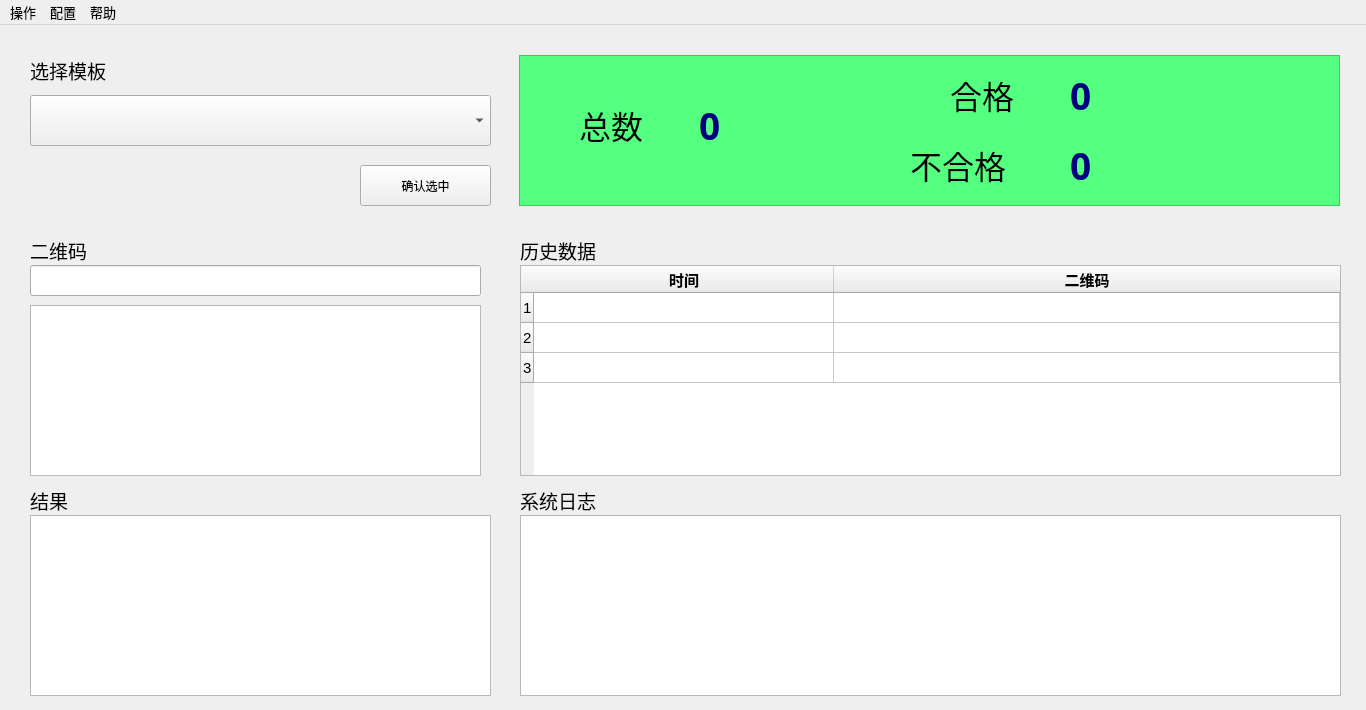
<?xml version="1.0" encoding="UTF-8"?>
<ui version="4.0">
 <class>MainWindow</class>
 <widget class="QMainWindow" name="MainWindow">
  <property name="geometry">
   <rect>
    <x>0</x>
    <y>0</y>
    <width>1366</width>
    <height>710</height>
   </rect>
  </property>
  <property name="windowTitle">
   <string>MainWindow</string>
  </property>
  <widget class="QWidget" name="centralwidget">
   <widget class="QPushButton" name="selectTmpl">
    <property name="geometry">
     <rect>
      <x>360</x>
      <y>140</y>
      <width>131</width>
      <height>41</height>
     </rect>
    </property>
    <property name="font">
     <font>
      <family>微软雅黑</family>
     </font>
    </property>
    <property name="text">
     <string>确认选中</string>
    </property>
   </widget>
   <widget class="QComboBox" name="templete">
    <property name="enabled">
     <bool>true</bool>
    </property>
    <property name="geometry">
     <rect>
      <x>30</x>
      <y>70</y>
      <width>461</width>
      <height>51</height>
     </rect>
    </property>
    <property name="font">
     <font>
      <family>微软雅黑</family>
      <pointsize>12</pointsize>
     </font>
    </property>
   </widget>
   <widget class="QLabel" name="label">
    <property name="geometry">
     <rect>
      <x>30</x>
      <y>30</y>
      <width>121</width>
      <height>31</height>
     </rect>
    </property>
    <property name="font">
     <font>
      <family>微软雅黑</family>
      <pointsize>14</pointsize>
      <weight>50</weight>
      <bold>false</bold>
     </font>
    </property>
    <property name="text">
     <string>选择模板</string>
    </property>
   </widget>
   <widget class="QLabel" name="label_2">
    <property name="geometry">
     <rect>
      <x>950</x>
      <y>40</y>
      <width>101</width>
      <height>60</height>
     </rect>
    </property>
    <property name="font">
     <font>
      <family>微软雅黑</family>
      <pointsize>24</pointsize>
      <weight>50</weight>
      <bold>false</bold>
     </font>
    </property>
    <property name="text">
     <string>合格 </string>
    </property>
   </widget>
   <widget class="QLabel" name="label_3">
    <property name="geometry">
     <rect>
      <x>910</x>
      <y>110</y>
      <width>141</width>
      <height>60</height>
     </rect>
    </property>
    <property name="font">
     <font>
      <family>微软雅黑</family>
      <pointsize>24</pointsize>
      <weight>50</weight>
      <bold>false</bold>
     </font>
    </property>
    <property name="text">
     <string>不合格  </string>
    </property>
   </widget>
   <widget class="QLabel" name="okNumber">
    <property name="geometry">
     <rect>
      <x>1070</x>
      <y>40</y>
      <width>120</width>
      <height>60</height>
     </rect>
    </property>
    <property name="font">
     <font>
      <family>微软雅黑</family>
      <pointsize>28</pointsize>
      <weight>75</weight>
      <bold>true</bold>
     </font>
    </property>
    <property name="styleSheet">
     <string notr="true">color: rgb(0, 0, 127);</string>
    </property>
    <property name="text">
     <string>0</string>
    </property>
   </widget>
   <widget class="QLabel" name="nokNumber">
    <property name="geometry">
     <rect>
      <x>1070</x>
      <y>110</y>
      <width>141</width>
      <height>60</height>
     </rect>
    </property>
    <property name="font">
     <font>
      <family>微软雅黑</family>
      <pointsize>28</pointsize>
      <weight>75</weight>
      <bold>true</bold>
     </font>
    </property>
    <property name="styleSheet">
     <string notr="true">color: rgb(0, 0, 127);</string>
    </property>
    <property name="text">
     <string>0</string>
    </property>
   </widget>
   <widget class="QTextEdit" name="sysLog">
    <property name="enabled">
     <bool>true</bool>
    </property>
    <property name="geometry">
     <rect>
      <x>520</x>
      <y>490</y>
      <width>821</width>
      <height>181</height>
     </rect>
    </property>
    <property name="font">
     <font>
      <family>微软雅黑</family>
      <pointsize>11</pointsize>
      <weight>50</weight>
      <bold>false</bold>
     </font>
    </property>
    <property name="focusPolicy">
     <enum>Qt::NoFocus</enum>
    </property>
   </widget>
   <widget class="QLabel" name="label_6">
    <property name="geometry">
     <rect>
      <x>520</x>
      <y>210</y>
      <width>121</width>
      <height>31</height>
     </rect>
    </property>
    <property name="font">
     <font>
      <family>微软雅黑</family>
      <pointsize>14</pointsize>
     </font>
    </property>
    <property name="text">
     <string>历史数据</string>
    </property>
   </widget>
   <widget class="QLabel" name="label_7">
    <property name="geometry">
     <rect>
      <x>520</x>
      <y>460</y>
      <width>121</width>
      <height>31</height>
     </rect>
    </property>
    <property name="font">
     <font>
      <family>微软雅黑</family>
      <pointsize>14</pointsize>
     </font>
    </property>
    <property name="text">
     <string>系统日志</string>
    </property>
   </widget>
   <widget class="QLabel" name="iconStatus">
    <property name="geometry">
     <rect>
      <x>1230</x>
      <y>60</y>
      <width>100</width>
      <height>100</height>
     </rect>
    </property>
    <property name="layoutDirection">
     <enum>Qt::LeftToRight</enum>
    </property>
    <property name="autoFillBackground">
     <bool>false</bool>
    </property>
    <property name="text">
     <string/>
    </property>
    <property name="pixmap">
     <pixmap>:/img/ok_70.8px.png</pixmap>
    </property>
    <property name="scaledContents">
     <bool>true</bool>
    </property>
   </widget>
   <widget class="QFrame" name="frame">
    <property name="geometry">
     <rect>
      <x>519</x>
      <y>30</y>
      <width>821</width>
      <height>151</height>
     </rect>
    </property>
    <property name="styleSheet">
     <string notr="true">background-color: rgb(85, 255, 127);</string>
    </property>
    <property name="frameShape">
     <enum>QFrame::StyledPanel</enum>
    </property>
    <property name="frameShadow">
     <enum>QFrame::Raised</enum>
    </property>
    <widget class="QLabel" name="label_4">
     <property name="geometry">
      <rect>
       <x>60</x>
       <y>40</y>
       <width>101</width>
       <height>60</height>
      </rect>
     </property>
     <property name="font">
      <font>
       <family>微软雅黑</family>
       <pointsize>24</pointsize>
       <weight>50</weight>
       <bold>false</bold>
      </font>
     </property>
     <property name="text">
      <string>总数</string>
     </property>
    </widget>
    <widget class="QLabel" name="totalNumber">
     <property name="geometry">
      <rect>
       <x>180</x>
       <y>40</y>
       <width>120</width>
       <height>60</height>
      </rect>
     </property>
     <property name="font">
      <font>
       <family>微软雅黑</family>
       <pointsize>28</pointsize>
       <weight>75</weight>
       <bold>true</bold>
      </font>
     </property>
     <property name="styleSheet">
      <string notr="true">color: rgb(0, 0, 127);</string>
     </property>
     <property name="text">
      <string>0</string>
     </property>
    </widget>
   </widget>
   <widget class="QLabel" name="label_9">
    <property name="geometry">
     <rect>
      <x>30</x>
      <y>210</y>
      <width>121</width>
      <height>31</height>
     </rect>
    </property>
    <property name="font">
     <font>
      <family>微软雅黑</family>
      <pointsize>14</pointsize>
      <weight>50</weight>
      <bold>false</bold>
     </font>
    </property>
    <property name="text">
     <string>二维码</string>
    </property>
   </widget>
   <widget class="QTextEdit" name="markResult">
    <property name="enabled">
     <bool>true</bool>
    </property>
    <property name="geometry">
     <rect>
      <x>30</x>
      <y>490</y>
      <width>461</width>
      <height>181</height>
     </rect>
    </property>
    <property name="font">
     <font>
      <family>微软雅黑</family>
      <pointsize>11</pointsize>
      <weight>50</weight>
      <bold>false</bold>
     </font>
    </property>
    <property name="focusPolicy">
     <enum>Qt::NoFocus</enum>
    </property>
   </widget>
   <widget class="QLabel" name="label_11">
    <property name="geometry">
     <rect>
      <x>30</x>
      <y>460</y>
      <width>121</width>
      <height>31</height>
     </rect>
    </property>
    <property name="font">
     <font>
      <family>微软雅黑</family>
      <pointsize>14</pointsize>
      <weight>50</weight>
      <bold>false</bold>
     </font>
    </property>
    <property name="text">
     <string>结果</string>
    </property>
   </widget>
   <widget class="QLabel" name="iconStatusNok">
    <property name="geometry">
     <rect>
      <x>1230</x>
      <y>60</y>
      <width>100</width>
      <height>100</height>
     </rect>
    </property>
    <property name="layoutDirection">
     <enum>Qt::LeftToRight</enum>
    </property>
    <property name="autoFillBackground">
     <bool>false</bool>
    </property>
    <property name="text">
     <string/>
    </property>
    <property name="pixmap">
     <pixmap>:/img/nok_70.8px.png</pixmap>
    </property>
    <property name="scaledContents">
     <bool>true</bool>
    </property>
   </widget>
   <widget class="QTableWidget" name="tableWidget">
    <property name="geometry">
     <rect>
      <x>520</x>
      <y>240</y>
      <width>821</width>
      <height>211</height>
     </rect>
    </property>
    <property name="font">
     <font>
      <pointsize>11</pointsize>
     </font>
    </property>
    <property name="focusPolicy">
     <enum>Qt::NoFocus</enum>
    </property>
    <property name="rowCount">
     <number>3</number>
    </property>
    <attribute name="horizontalHeaderCascadingSectionResizes">
     <bool>false</bool>
    </attribute>
    <attribute name="horizontalHeaderDefaultSectionSize">
     <number>300</number>
    </attribute>
    <attribute name="horizontalHeaderStretchLastSection">
     <bool>true</bool>
    </attribute>
    <row/>
    <row/>
    <row/>
    <column>
     <property name="text">
      <string>时间</string>
     </property>
     <property name="font">
      <font>
       <family>微软雅黑</family>
       <pointsize>11</pointsize>
       <weight>75</weight>
       <bold>true</bold>
      </font>
     </property>
    </column>
    <column>
     <property name="text">
      <string>二维码</string>
     </property>
     <property name="font">
      <font>
       <family>微软雅黑</family>
       <pointsize>11</pointsize>
       <weight>75</weight>
       <bold>true</bold>
      </font>
     </property>
    </column>
   </widget>
   <widget class="QTextEdit" name="code2D">
    <property name="geometry">
     <rect>
      <x>30</x>
      <y>280</y>
      <width>451</width>
      <height>171</height>
     </rect>
    </property>
    <property name="font">
     <font>
      <family>微软雅黑</family>
      <pointsize>14</pointsize>
      <weight>75</weight>
      <bold>true</bold>
     </font>
    </property>
    <property name="focusPolicy">
     <enum>Qt::NoFocus</enum>
    </property>
   </widget>
   <widget class="QLineEdit" name="code2DIn">
    <property name="geometry">
     <rect>
      <x>30</x>
      <y>240</y>
      <width>451</width>
      <height>31</height>
     </rect>
    </property>
    <property name="font">
     <font>
      <family>微软雅黑</family>
      <pointsize>10</pointsize>
     </font>
    </property>
   </widget>
   <zorder>frame</zorder>
   <zorder>selectTmpl</zorder>
   <zorder>templete</zorder>
   <zorder>label</zorder>
   <zorder>label_2</zorder>
   <zorder>label_3</zorder>
   <zorder>okNumber</zorder>
   <zorder>nokNumber</zorder>
   <zorder>sysLog</zorder>
   <zorder>label_6</zorder>
   <zorder>label_7</zorder>
   <zorder>iconStatus</zorder>
   <zorder>label_9</zorder>
   <zorder>markResult</zorder>
   <zorder>label_11</zorder>
   <zorder>iconStatusNok</zorder>
   <zorder>tableWidget</zorder>
   <zorder>code2D</zorder>
   <zorder>code2DIn</zorder>
  </widget>
  <widget class="QMenuBar" name="menubar">
   <property name="geometry">
    <rect>
     <x>0</x>
     <y>0</y>
     <width>1366</width>
     <height>29</height>
    </rect>
   </property>
   <property name="font">
    <font>
     <pointsize>10</pointsize>
    </font>
   </property>
   <widget class="QMenu" name="menuConfigration">
    <property name="title">
     <string>配置</string>
    </property>
    <addaction name="action3"/>
    <addaction name="action4"/>
    <addaction name="action6"/>
    <addaction name="action5"/>
    <addaction name="action4_2"/>
   </widget>
   <widget class="QMenu" name="menu">
    <property name="title">
     <string>帮助</string>
    </property>
    <addaction name="action4_3"/>
    <addaction name="action3_2"/>
    <addaction name="action4_4"/>
   </widget>
   <widget class="QMenu" name="menu_2">
    <property name="title">
     <string>操作</string>
    </property>
    <addaction name="selectTmplCancel"/>
    <addaction name="separator"/>
    <addaction name="clearNumber"/>
   </widget>
   <addaction name="menu_2"/>
   <addaction name="menuConfigration"/>
   <addaction name="menu"/>
  </widget>
  <action name="action3">
   <property name="text">
    <string>接口</string>
   </property>
   <property name="font">
    <font>
     <family>微软雅黑</family>
     <pointsize>10</pointsize>
     <weight>50</weight>
     <bold>false</bold>
    </font>
   </property>
  </action>
  <action name="action4">
   <property name="text">
    <string>模板</string>
   </property>
   <property name="font">
    <font>
     <family>微软雅黑</family>
     <pointsize>10</pointsize>
    </font>
   </property>
  </action>
  <action name="action5">
   <property name="text">
    <string>日志</string>
   </property>
   <property name="font">
    <font>
     <family>微软雅黑</family>
     <pointsize>10</pointsize>
    </font>
   </property>
  </action>
  <action name="action6">
   <property name="text">
    <string>用户</string>
   </property>
   <property name="font">
    <font>
     <family>微软雅黑</family>
     <pointsize>10</pointsize>
    </font>
   </property>
  </action>
  <action name="action4_2">
   <property name="text">
    <string>调试</string>
   </property>
   <property name="font">
    <font>
     <family>微软雅黑</family>
     <pointsize>10</pointsize>
    </font>
   </property>
  </action>
  <action name="action4_3">
   <property name="text">
    <string>使用说明</string>
   </property>
   <property name="font">
    <font>
     <family>微软雅黑</family>
     <pointsize>10</pointsize>
    </font>
   </property>
  </action>
  <action name="action3_2">
   <property name="text">
    <string>版本</string>
   </property>
   <property name="font">
    <font>
     <family>微软雅黑</family>
     <pointsize>10</pointsize>
    </font>
   </property>
  </action>
  <action name="action4_4">
   <property name="text">
    <string>关于</string>
   </property>
   <property name="font">
    <font>
     <family>微软雅黑</family>
     <pointsize>10</pointsize>
    </font>
   </property>
  </action>
  <action name="selectTmplCancel">
   <property name="text">
    <string>取消选中</string>
   </property>
   <property name="font">
    <font>
     <family>微软雅黑</family>
     <pointsize>10</pointsize>
    </font>
   </property>
  </action>
  <action name="clearNumber">
   <property name="text">
    <string>计数清零</string>
   </property>
   <property name="font">
    <font>
     <family>微软雅黑</family>
     <pointsize>10</pointsize>
    </font>
   </property>
  </action>
  <action name="action0_3">
   <property name="text">
    <string>不合格数清零</string>
   </property>
   <property name="font">
    <font>
     <family>Microsoft YaHei UI</family>
     <pointsize>10</pointsize>
    </font>
   </property>
  </action>
 </widget>
 <resources>
  <include location="../img/imagercc.qrc"/>
  <include location="../img/imagercc.qrc"/>
  <include location="../img/imagercc.qrc"/>
  <include location="../img/imagercc.qrc"/>
  <include location="../img/imagercc.qrc"/>
  <include location="../img/imagercc.qrc"/>
  <include location="../img/imagercc.qrc"/>
 </resources>
 <connections/>
</ui>
